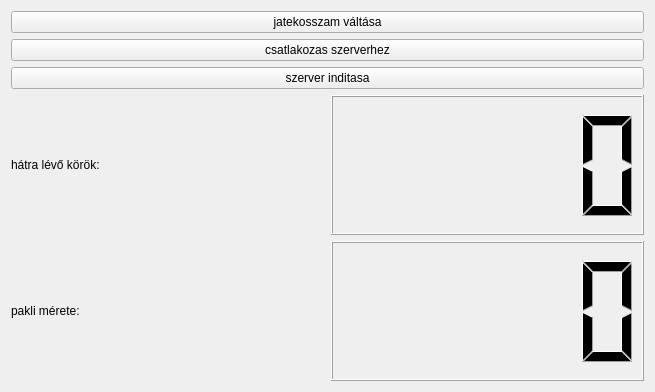
<?xml version="1.0" encoding="UTF-8"?>
<ui version="4.0">
 <class>Widget</class>
 <widget class="QWidget" name="Widget">
  <property name="geometry">
   <rect>
    <x>0</x>
    <y>0</y>
    <width>655</width>
    <height>392</height>
   </rect>
  </property>
  <property name="windowTitle">
   <string>Widget</string>
  </property>
  <layout class="QVBoxLayout" name="mainLayout">
   <item>
    <widget class="QPushButton" name="setPlayerNumButton">
     <property name="text">
      <string>jatekosszam váltása</string>
     </property>
    </widget>
   </item>
   <item>
    <widget class="QPushButton" name="connectButton">
     <property name="text">
      <string>csatlakozas szerverhez</string>
     </property>
    </widget>
   </item>
   <item>
    <widget class="QPushButton" name="startServerButton">
     <property name="text">
      <string>szerver inditasa</string>
     </property>
    </widget>
   </item>
   <item>
    <layout class="QGridLayout" name="gameMiddleLayout">
     <item row="1" column="3">
      <widget class="QLCDNumber" name="turnsLeft"/>
     </item>
     <item row="1" column="0" rowspan="2">
      <layout class="QGridLayout" name="dominosRow1Layout"/>
     </item>
     <item row="2" column="2">
      <widget class="QLabel" name="label_2">
       <property name="text">
        <string>pakli mérete:</string>
       </property>
      </widget>
     </item>
     <item row="2" column="3">
      <widget class="QLCDNumber" name="deckSize"/>
     </item>
     <item row="1" column="2">
      <widget class="QLabel" name="label">
       <property name="text">
        <string>hátra lévő körök:</string>
       </property>
      </widget>
     </item>
     <item row="1" column="1" rowspan="2">
      <layout class="QGridLayout" name="dominosRow2Layout"/>
     </item>
    </layout>
   </item>
   <item>
    <layout class="QHBoxLayout" name="playerLayout"/>
   </item>
  </layout>
 </widget>
 <layoutdefault spacing="6" margin="11"/>
 <resources/>
 <connections/>
</ui>
